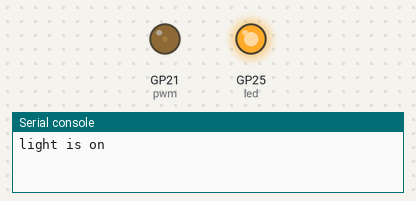
Bench run of a program on a simulated Raspberry Pi Pico running MicroPython. On the bench: output pins drawn as LEDs (lit = HIGH), the last lines printed to the serial console.

Above: at 0.1 s.
At 39.6 s:
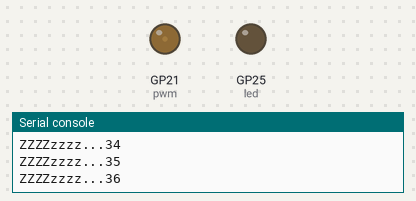
Timing chart, 0 to 40.0 s (numbered marks = the images above):
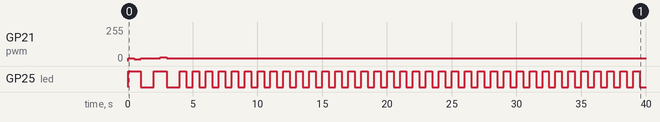

The program:

autolight3.py
```python
#thought of this at work lol (7/24/23)
from machine import Pin, PWM
from time import sleep

led = Pin("LED",Pin.OUT)
led.off()

#set PWM
pwm = PWM(Pin(21))
pwm.freq(50) #20ms PWM period

#defining amount of time in seconds
second=1
minute=60*second
hour=60*minute
day=24*hour
weekday=5*day
week=7*day

def onlight():
    led.on()
    print('light is on')
    pwm.duty_ns(1500000) #middle
    sleep(.5)
    pwm.duty_ns(1000000) #this is ON
    sleep(.5)
    pwm.duty_ns(1500000) #middle
    led.off()
    sleep(1)

def offlight():
    led.on()
    print('light is off')
    pwm.duty_ns(1500000) #middle
    sleep(.5)
    pwm.duty_ns(2100000) #this is ON
    sleep(.5)
    pwm.duty_ns(1500000) #middle
    led.off()
    sleep(1)

def snooze(timer):
    print('snoozzzzzzzzing')
    for x in range(timer):
        print(f'ZZZZzzzz...{x+1}')
        led.on()
        sleep(.5)
        led.off()
        sleep(.5)

#######################################

#snooze(10) 		#countdown to alarm
while True: 	#the infinite loop starts
    onlight()
    offlight()
    snooze(24*hour)	#repeat at this time (24 hours)
    
```

Measured:
- by itself, GP21 (pwm): 0/255 → 19/255 at 0.00 s, → 13/255 0.50 s later, → 19/255 0.50 s later, → 27/255 1.5 s later, … (5 changes in this stretch)
- by itself, GP25 (led): goes HIGH 1.0 s, LOW 1.0 s, HIGH 1.0 s, LOW 1.0 s, 35 × (HIGH 0.50 s, LOW 0.50 s), HIGH 0.50 s, then LOW
